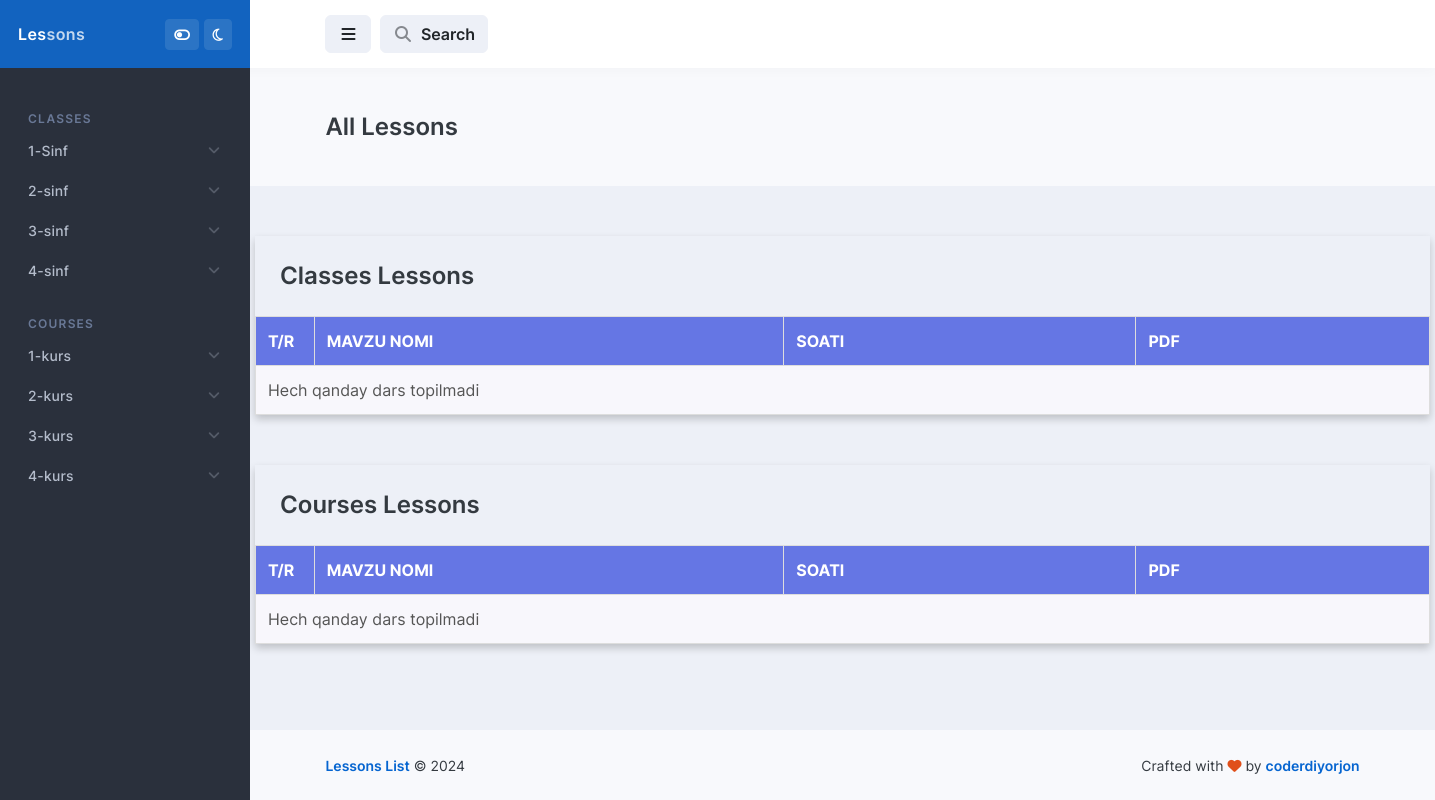
Before: / with the older database file.
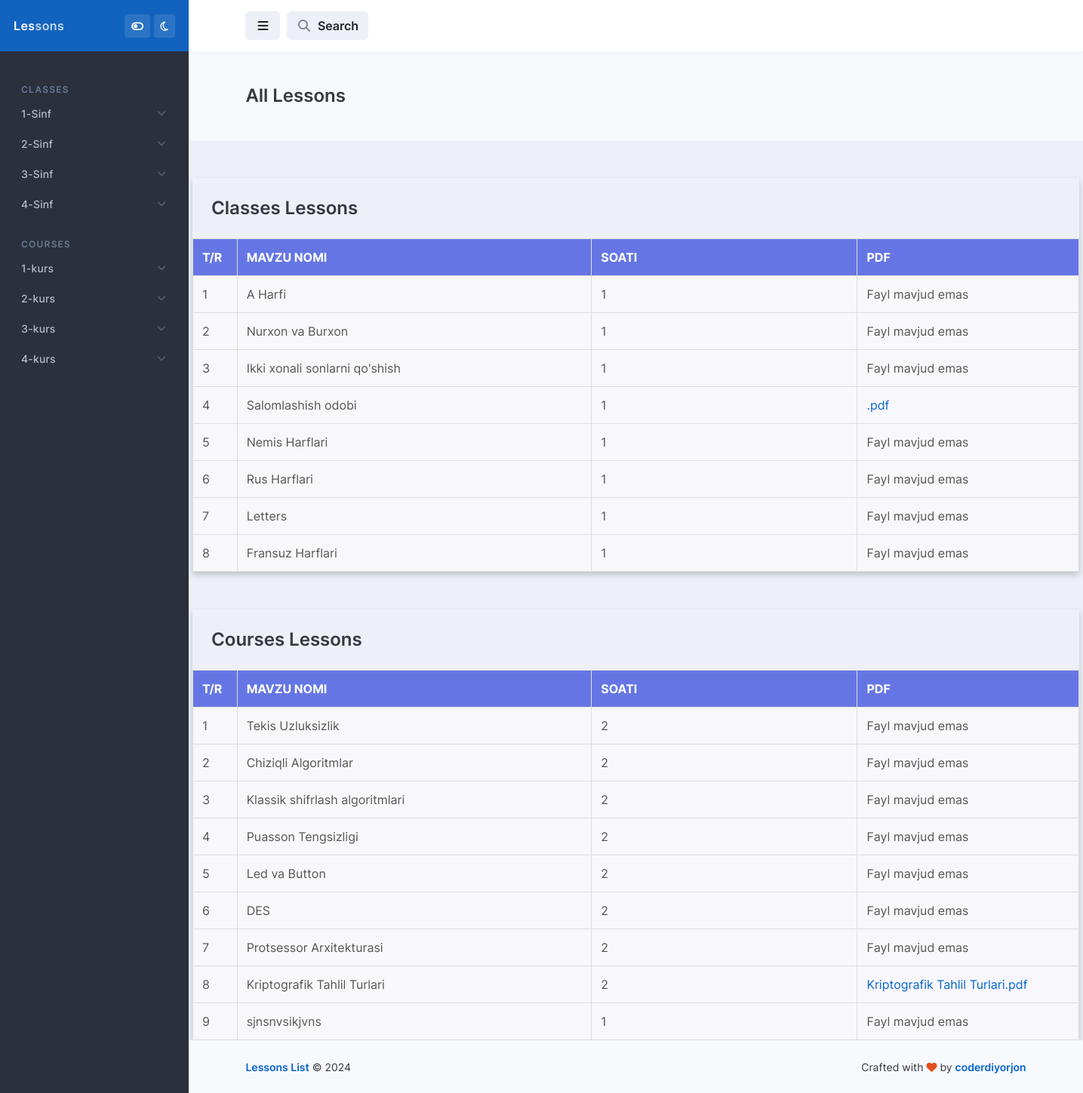
After: the same page with the newer database file.
### classes/models.py (models this page shows, shortened)
class Classes(models.Model):
    name = models.CharField(max_length=100, unique=True)
    def __str__(self):
        return self.name
    class Meta:
        verbose_name_plural = 'Classes'
        verbose_name = 'Class'

class LessonsSchool(models.Model):
    lessonName = models.CharField(max_length=100)
    time = models.PositiveSmallIntegerField()
    pdfFile = models.FileField(upload_to='media/pdfFilesSchool', blank=True, null=True)
    classes = models.ForeignKey(to=Classes, on_delete=models.CASCADE)
    science = models.ForeignKey(to=SciencesSchool, on_delete=models.CASCADE)
    class Meta:
        verbose_name_plural = 'Lessons'
        verbose_name = 'Lesson'

### courses/models.py (models this page shows, shortened)
class Courses(models.Model):
    name = models.CharField(max_length=100)
    def __str__(self):
        return self.name
    class Meta:
        verbose_name_plural = 'Courses'
        verbose_name = 'Course'

class LessonsUni(models.Model):
    name=models.CharField(max_length=100)
    time=models.PositiveIntegerField()
    pdfFile=models.FileField(upload_to='media/pdfFilesUniversity', null=True, blank=True)
    course=models.ForeignKey(to=Courses, on_delete=models.CASCADE)
    science=models.ForeignKey(to=SciencesUni, on_delete=models.CASCADE)
    class Meta:
        verbose_name='Lesson'
        verbose_name_plural='Lessons'

### courses/views.py (the view)
# urls.py: path('', index, name='index'), ]
def index(request):
    selected_science = request.GET.get('science')
    selected_course = request.GET.get('course')
    search_query = request.GET.get('page-header-search-input', '').strip()  # Get search input
    all_lessons_school = LessonsSchool.objects.all()
    all_lessons_uni = LessonsUni.objects.all()
    if search_query:
        lessons_school = all_lessons_school.filter(Q(lessonName__icontains=search_query))
        lessons_uni = all_lessons_uni.filter(Q(name__icontains=search_query))
    else:
        lessons_school = all_lessons_school
        lessons_uni = all_lessons_uni
    if selected_science:
        lessons_school = LessonsSchool.objects.filter(science__scienceName=selected_science)
    if selected_course:
        lessons_uni = LessonsUni.objects.filter(science__name=selected_course)
    context = {
        'title': "Javlon Domla Zo'r",
        'classesSchool': Classes.objects.all(),
        'coursesSchool': Courses.objects.all(),
        'SciencesSchoolwithNamesClasses': list(zip(
            [str(name.classes) for name in SciencesSchool.objects.all()],
            [science.scienceName for science in SciencesSchool.objects.all()]
        )),
        'SciencesUniwithNamesCourses': list(zip(
            [str(name.course) for name in SciencesUni.objects.all()],
            [science.name for science in SciencesUni.objects.all()]
        )),
        'Lessonschool': lessons_school,
        'Lessonsuni': lessons_uni,
        'selected_science': selected_science,
        'selected_course': selected_course,
        'search_query': search_query,
    }
    return render(request, 'index.html', context)

### templates/index.html (shortened to what this page needs)
{% load static %}
<!doctype html>
<html lang="en">
<head>
    <link rel="stylesheet" id="css-main" href="{% static 'css/dashmix.min.css' %}">
    <link rel="stylesheet" id="css-main" href="{% static 'css/TableStyle.css' %}">
</head>
<body>
<div id="page-container"
     class="sidebar-o sidebar-dark enable-page-overlay side-scroll page-header-fixed main-content-narrow">
    <nav id="sidebar" aria-label="Main Navigation">
        <div class="bg-header-dark">
            <div class="content-header bg-white-5">
                <a class="fw-semibold text-white tracking-wide" href="#">
              <span class="smini-hidden">
                Les<span class="opacity-75">sons</span>
              </span>
                </a>
                <div>
                    <button type="button" class="btn btn-sm btn-alt-secondary" data-toggle="class-toggle"
                            data-target="#sidebar-style-toggler" data-class="fa-toggle-off fa-toggle-on"
                            onclick="Dashmix.layout('sidebar_style_toggle');Dashmix.layout('header_style_toggle');">
                        <i class="fa fa-toggle-off" id="sidebar-style-toggler"></i>
                    </button>
                    <button type="button" class="btn btn-sm btn-alt-secondary" data-toggle="class-toggle"
                            data-target="#dark-mode-toggler" data-class="far fa"
                            onclick="Dashmix.layout('dark_mode_toggle');">
                        <i class="far fa-moon" id="dark-mode-toggler"></i>
                    </button>
                </div>
            </div>
        </div>
        <div class="js-sidebar-scroll">
            <div class="content-side">
                <ul class="nav-main">
                    <li class="nav-main-heading">Classes</li>
                    {% for clas in classesSchool %}
                        <li class="nav-main-item">
                            <a class="nav-main-link nav-main-link-submenu" data-toggle="submenu" aria-haspopup="true"
                               aria-expanded="false" href="#">
                                <span class="nav-main-link-name">{{ clas.name }}</span>
                            </a>
                        </li>
                    {% endfor %}
                    <li class="nav-main-heading">Courses</li>
                    {% for course in coursesSchool %}
                        <li class="nav-main-item">
                            <a class="nav-main-link nav-main-link-submenu" data-toggle="submenu" aria-haspopup="true"
                               aria-expanded="false" href="#">
                                <span class="nav-main-link-name">{{ course.name }}</span>
                            </a>
                        </li>
                    {% endfor %}
                </ul>
            </div>
        </div>
    </nav>
    <header id="page-header">
        <div class="content-header">
            <div class="space-x-1">
                <button type="button" class="btn btn-alt-secondary" data-toggle="layout" data-action="sidebar_toggle">
                    <i class="fa fa-fw fa-bars"></i>
                </button>
                <button type="button" class="btn btn-alt-secondary" data-toggle="layout" data-action="header_search_on">
                    <i class="fa fa-fw opacity-50 fa-search"></i> <span
                        class="ms-1 d-none d-sm-inline-block">Search</span>
                </button>
            </div>
        </div>
    </header>
    <main id="main-container">
        <div class="bg-body-light">
            <div class="content content-full">
                <div class="d-flex flex-column flex-sm-row justify-content-sm-between align-items-sm-center">
                    <h1 class="flex-grow-1 fs-3 fw-semibold my-2 my-sm-3">
                        <a href="{% url 'index' %}" style="text-decoration: none; color: inherit;">All Lessons</a>
                    </h1>
                </div>
            </div>
        </div>
        <div class="table-container" style="margin-top: 50px">
            <h3 style="margin: 25px">
                Classes Lessons
            </h3>
            <table>
                <thead>
                <tr>
                    <th style="width: 5%;">T/r</th>
                    <th style="width: 40%;">Mavzu Nomi</th>
                    <th style="width: 30%;">Soati</th>
                    <th style="width: 25%;">PDF</th>
                </tr>
                </thead>
                <tbody>
                {% for lesson in Lessonschool %}
                    <tr>
                        <td>{{ forloop.counter }}</td>
                        <td>{{ lesson.lessonName }}</td>
                        <td>{{ lesson.time }}</td>
                        <td>
    {% if lesson.pdfFile %}
        <a href="{% url 'download_pdf' lesson.id %}" target="_blank" download>{{ lesson.name }}.pdf</a>
    {% else %}
        Fayl mavjud emas
    {% endif %}
</td>
                    </tr>
                {% empty %}
                    <tr>
                        <td colspan="4">Hech qanday dars topilmadi</td>
                    </tr>
                {% endfor %}
                </tbody>
            </table>
        </div>
        <div class="table-container" style="margin-top: 50px">
            <h3 style="margin: 25px">
                Courses Lessons
            </h3>
            <table>
                <thead>
                <tr>
                    <th style="width: 5%;">T/r</th>
                    <th style="width: 40%;">Mavzu Nomi</th>
                    <th style="width: 30%;">Soati</th>
                    <th style="width: 25%;">PDF</th>
                </tr>
                </thead>
                <tbody>
                {% if Lessonsuni %}
                    {% for lesson in Lessonsuni %}
                        <tr>
                            <td>{{ forloop.counter }}</td>
                            <td>{{ lesson.name }}</td>
                            <td>{{ lesson.time }}</td>
                            <td>
    {% if lesson.pdfFile %}
        <a href="{% url 'download_pdf' lesson.id %}" target="_blank" download>{{ lesson.name }}.pdf</a>
    {% else %}
        Fayl mavjud emas
    {% endif %}
</td>
                        </tr>
                    {% empty %}
                        <tr>
                            <td colspan="4">Hech qanday dars topilmadi</td>
                        </tr>
                    {% endfor %}
                {% else %}
                    <tr>
                        <td colspan="4">Hech qanday dars topilmadi</td>
                    </tr>
                {% endif %}
                </tbody>
            </table>
        </div>
    </main>
    <footer id="page-footer" class="bg-body-light">
        <div class="content py-0">
            <div class="row fs-sm">
                <div class="col-sm-6 order-sm-2 mb-1 mb-sm-0 text-center text-sm-end">
                    Crafted with <i class="fa fa-heart text-danger"></i> by <a class="fw-semibold"
                                                                               href="https://telegram.me/StackOverFlow2024"
                                                                               target="_blank">coderdiyorjon</a>
                </div>
                <div class="col-sm-6 order-sm-1 text-center text-sm-start">
                    <a class="fw-semibold" href="https://student.jbnuu.uz" target="_blank">Lessons List</a> &copy; <span
                        data-toggle="year-copy"></span>
                </div>
            </div>
        </div>
    </footer>
</div>
</body>
</html>

### static/css/TableStyle.css (style rules this page uses)
.table-container { width: 1175px; margin: 0 auto; overflow-x: auto; box-shadow: 0px 4px 8px rgba(0, 0, 0, 0.2); }
table { width: 100%; border-collapse: collapse; }
th, td { padding: 12px; text-align: left; border: 1px solid #ddd; }
th { background-color: #6576e4; color: #ffffff; font-weight: bold; text-transform: uppercase; }
td { color: #555; background-color: #f8f7fc; }

Changed rows visible on the page:
changed Classes: name "2-sinf" → "2-Sinf"
changed Classes: name "3-sinf" → "3-Sinf"
changed Classes: name "4-sinf" → "4-Sinf"
added LessonsSchool: lessonName "A Harfi", time "1", pdfFile "Fayl mavjud emas"
added LessonsSchool: lessonName "Nurxon va Burxon", time "1", pdfFile "Fayl mavjud emas"
added LessonsSchool: lessonName "Ikki xonali sonlarni qo'shish", time "1", pdfFile "Fayl mavjud emas"
added LessonsSchool: lessonName "Salomlashish odobi", time "1"
added LessonsSchool: lessonName "Nemis Harflari", time "1", pdfFile "Fayl mavjud emas"
added LessonsSchool: lessonName "Rus Harflari", time "1", pdfFile "Fayl mavjud emas"
added LessonsSchool: lessonName "Letters", time "1", pdfFile "Fayl mavjud emas"
added LessonsSchool: lessonName "Fransuz Harflari", time "1", pdfFile "Fayl mavjud emas"
added LessonsUni: name "Tekis Uzluksizlik", time "2", pdfFile "Fayl mavjud emas"
added LessonsUni: name "Chiziqli Algoritmlar", time "2", pdfFile "Fayl mavjud emas"
added LessonsUni: name "Klassik shifrlash algoritmlari", time "2", pdfFile "Fayl mavjud emas"
added LessonsUni: name "Puasson Tengsizligi", time "2", pdfFile "Fayl mavjud emas"
added LessonsUni: name "Led va Button", time "2", pdfFile "Fayl mavjud emas"
added LessonsUni: name "DES", time "2", pdfFile "Fayl mavjud emas"
added LessonsUni: name "Protsessor Arxitekturasi", time "2", pdfFile "Fayl mavjud emas"
added LessonsUni: name "Kriptografik Tahlil Turlari", time "2"
added LessonsUni: name "sjnsnvsikjvns", time "1", pdfFile "Fayl mavjud emas"
Other visible differences:
text no longer shown: "Hech qanday dars topilmadi Hech qanday dars topilmadi"
